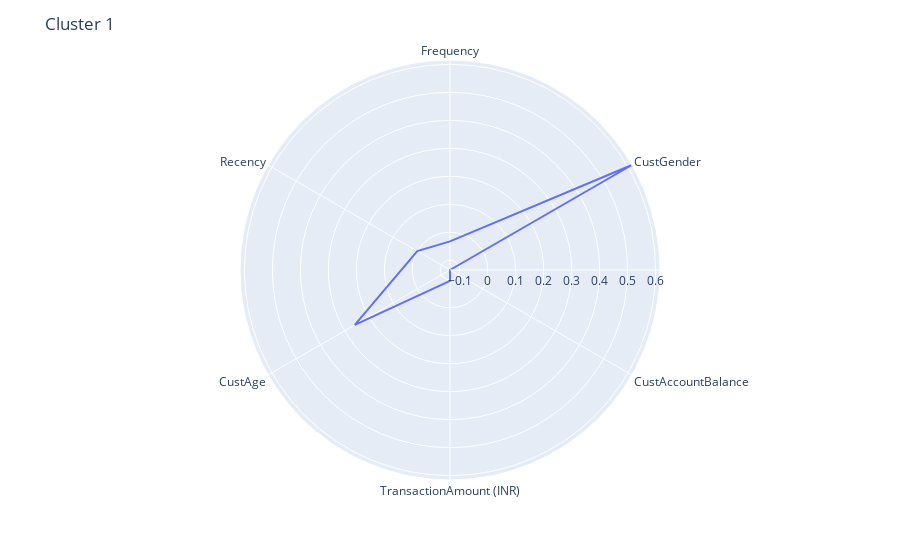
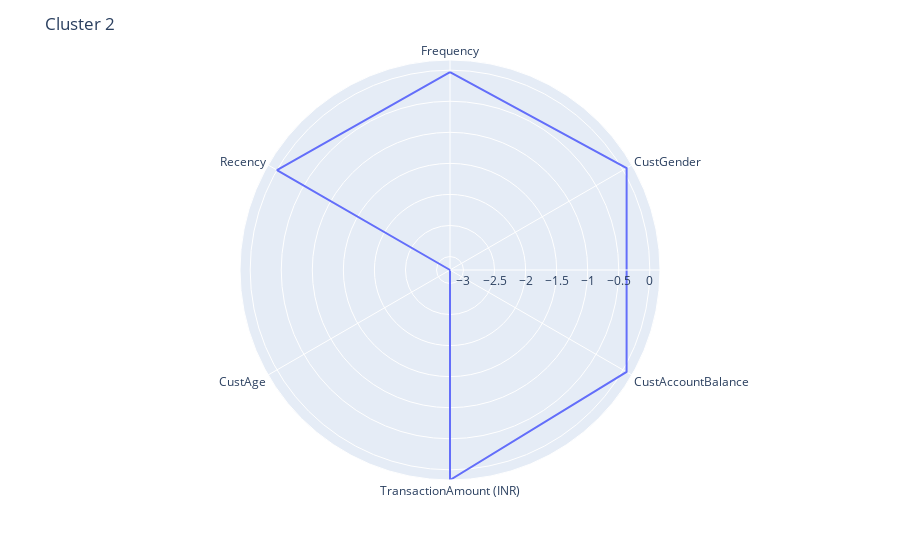
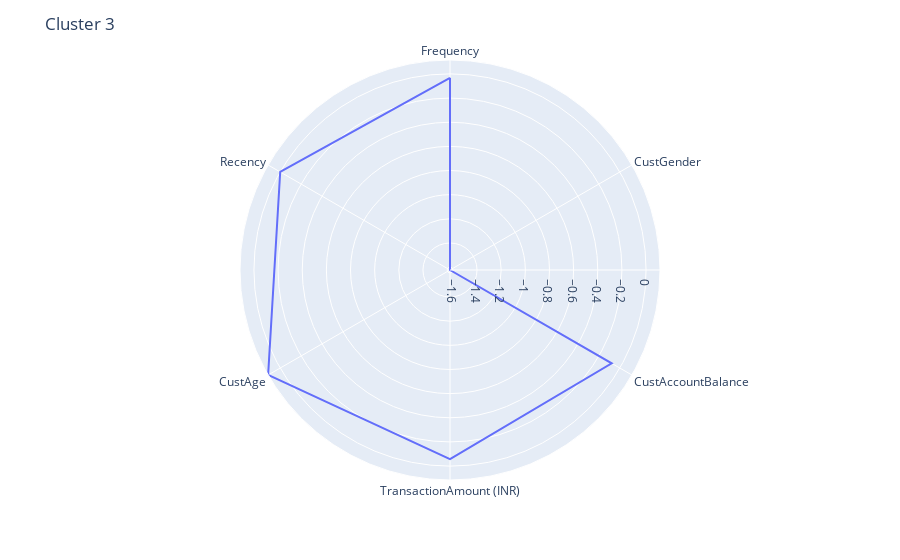
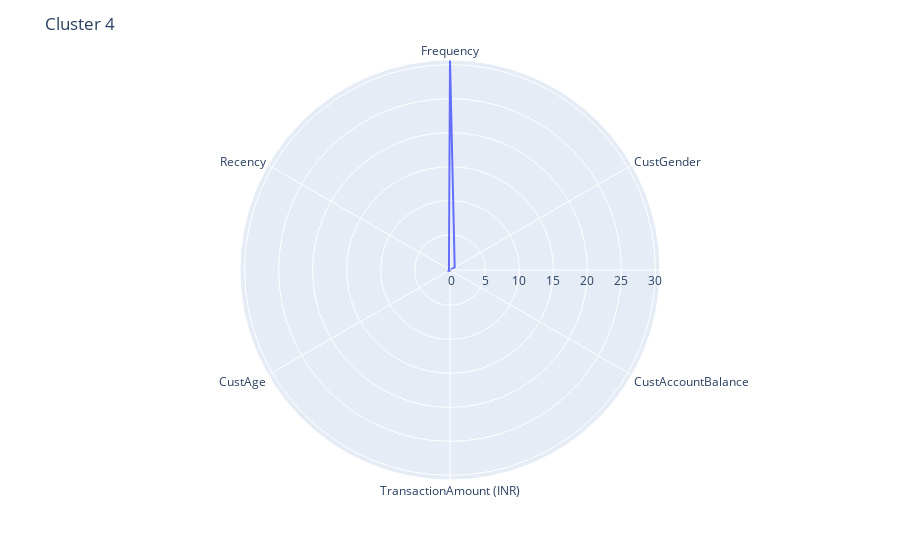

Notebook code for these charts, in order:
### Markdown cell above
# Cluster Analysis

### Code cell
def plot_cluster(n_cluster):
    cluster = df_scaled[df_scaled['Label']==n_cluster].loc[:,:"Recency"]

    fig = px.line_polar(cluster,
                        r = cluster.mean().tolist(),
                        theta = cluster.columns.tolist(),
                        line_close = True)
    fig.update_layout(
        title="Cluster {}".format(n_cluster+1),
    )
    fig.show()

for i in range(0,6):
    plot_cluster(i)

### Figure 1 — Plotly figure (JSON) as saved in the notebook; plotly's stock layout.template omitted (floating-point values rounded to 4 significant figures)
{"data": [{"hovertemplate": "r=%{r}<br>theta=%{theta}<extra></extra>", "legendgroup": "", "line": {"color": "#636efa", "dash": "solid"}, "marker": {"symbol": "circle"}, "mode": "lines", "name": "", "r": [-0.0326, 0.6158, -0.135, -0.09572, 0.258, 0, -0.0326], "showlegend": false, "subplot": "polar", "theta": ["Frequency", "CustGender", "CustAccountBalance", "TransactionAmount (INR)", "CustAge", "Recency", "Frequency"], "type": "scatterpolar"}], "layout": {"legend": {"tracegroupgap": 0}, "margin": {"t": 60}, "polar": {"angularaxis": {"direction": "clockwise", "rotation": 90}, "domain": {"x": [0, 1], "y": [0, 1]}}, "title": {"text": "Cluster 1"}}}

### Figure 2 — Plotly figure (JSON) as saved in the notebook; plotly's stock layout.template omitted (floating-point values rounded to 4 significant figures)
{"data": [{"hovertemplate": "r=%{r}<br>theta=%{theta}<extra></extra>", "legendgroup": "", "line": {"color": "#636efa", "dash": "solid"}, "marker": {"symbol": "circle"}, "mode": "lines", "name": "", "r": [-0.0326, 0.06644, 0.06596, 0.1639, -3.217, 0, -0.0326], "showlegend": false, "subplot": "polar", "theta": ["Frequency", "CustGender", "CustAccountBalance", "TransactionAmount (INR)", "CustAge", "Recency", "Frequency"], "type": "scatterpolar"}], "layout": {"legend": {"tracegroupgap": 0}, "margin": {"t": 60}, "polar": {"angularaxis": {"direction": "clockwise", "rotation": 90}, "domain": {"x": [0, 1], "y": [0, 1]}}, "title": {"text": "Cluster 2"}}}

### Figure 3 — Plotly figure (JSON) as saved in the notebook; plotly's stock layout.template omitted (floating-point values rounded to 4 significant figures)
{"data": [{"hovertemplate": "r=%{r}<br>theta=%{theta}<extra></extra>", "legendgroup": "", "line": {"color": "#636efa", "dash": "solid"}, "marker": {"symbol": "circle"}, "mode": "lines", "name": "", "r": [-0.0326, -1.624, -0.07743, -0.05769, 0.1154, 0, -0.0326], "showlegend": false, "subplot": "polar", "theta": ["Frequency", "CustGender", "CustAccountBalance", "TransactionAmount (INR)", "CustAge", "Recency", "Frequency"], "type": "scatterpolar"}], "layout": {"legend": {"tracegroupgap": 0}, "margin": {"t": 60}, "polar": {"angularaxis": {"direction": "clockwise", "rotation": 90}, "domain": {"x": [0, 1], "y": [0, 1]}}, "title": {"text": "Cluster 3"}}}

### Figure 4 — Plotly figure (JSON) as saved in the notebook; plotly's stock layout.template omitted (floating-point values rounded to 4 significant figures)
{"data": [{"hovertemplate": "r=%{r}<br>theta=%{theta}<extra></extra>", "legendgroup": "", "line": {"color": "#636efa", "dash": "solid"}, "marker": {"symbol": "circle"}, "mode": "lines", "name": "", "r": [30.68, 0.6158, -0.1796, -0.08963, 0.05748, 0, 30.68], "showlegend": false, "subplot": "polar", "theta": ["Frequency", "CustGender", "CustAccountBalance", "TransactionAmount (INR)", "CustAge", "Recency", "Frequency"], "type": "scatterpolar"}], "layout": {"legend": {"tracegroupgap": 0}, "margin": {"t": 60}, "polar": {"angularaxis": {"direction": "clockwise", "rotation": 90}, "domain": {"x": [0, 1], "y": [0, 1]}}, "title": {"text": "Cluster 4"}}}
